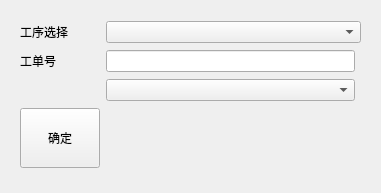
<?xml version="1.0" encoding="UTF-8"?>
<ui version="4.0">
 <class>LoginWindow</class>
 <widget class="QWidget" name="LoginWindow">
  <property name="geometry">
   <rect>
    <x>0</x>
    <y>0</y>
    <width>381</width>
    <height>193</height>
   </rect>
  </property>
  <property name="windowTitle">
   <string>Form</string>
  </property>
  <layout class="QVBoxLayout" name="verticalLayout">
   <item>
    <widget class="QStackedWidget" name="stackedWidget">
     <property name="currentIndex">
      <number>0</number>
     </property>
     <widget class="QWidget" name="page">
      <layout class="QGridLayout" name="gridLayout_2">
       <item row="1" column="0">
        <widget class="QLabel" name="label">
         <property name="minimumSize">
          <size>
           <width>60</width>
           <height>0</height>
          </size>
         </property>
         <property name="maximumSize">
          <size>
           <width>60</width>
           <height>16777215</height>
          </size>
         </property>
         <property name="text">
          <string>工序选择</string>
         </property>
        </widget>
       </item>
       <item row="4" column="0">
        <widget class="QPushButton" name="btnSelect">
         <property name="minimumSize">
          <size>
           <width>80</width>
           <height>0</height>
          </size>
         </property>
         <property name="maximumSize">
          <size>
           <width>80</width>
           <height>60</height>
          </size>
         </property>
         <property name="text">
          <string>确定</string>
         </property>
        </widget>
       </item>
       <item row="2" column="1">
        <widget class="QLineEdit" name="lineEditOrderId"/>
       </item>
       <item row="1" column="1" colspan="2">
        <widget class="QComboBox" name="comboProduce"/>
       </item>
       <item row="4" column="1">
        <spacer name="horizontalSpacer">
         <property name="orientation">
          <enum>Qt::Horizontal</enum>
         </property>
         <property name="sizeHint" stdset="0">
          <size>
           <width>40</width>
           <height>20</height>
          </size>
         </property>
        </spacer>
       </item>
       <item row="2" column="0">
        <widget class="QLabel" name="label_4">
         <property name="text">
          <string>工单号</string>
         </property>
        </widget>
       </item>
       <item row="3" column="1">
        <widget class="QComboBox" name="cbPro"/>
       </item>
      </layout>
     </widget>
     <widget class="QWidget" name="page_2">
      <layout class="QVBoxLayout" name="verticalLayout_2">
       <item>
        <layout class="QGridLayout" name="gridLayout">
         <item row="2" column="1">
          <widget class="QLabel" name="label_2">
           <property name="text">
            <string>密码：</string>
           </property>
          </widget>
         </item>
         <item row="2" column="2">
          <widget class="QLineEdit" name="editPasswd"/>
         </item>
         <item row="0" column="0">
          <spacer name="horizontalSpacer_3">
           <property name="orientation">
            <enum>Qt::Horizontal</enum>
           </property>
           <property name="sizeHint" stdset="0">
            <size>
             <width>40</width>
             <height>20</height>
            </size>
           </property>
          </spacer>
         </item>
         <item row="0" column="2">
          <widget class="QLineEdit" name="editUserName"/>
         </item>
         <item row="0" column="3">
          <spacer name="horizontalSpacer_2">
           <property name="orientation">
            <enum>Qt::Horizontal</enum>
           </property>
           <property name="sizeHint" stdset="0">
            <size>
             <width>40</width>
             <height>20</height>
            </size>
           </property>
          </spacer>
         </item>
         <item row="0" column="1">
          <widget class="QLabel" name="label_3">
           <property name="text">
            <string>用户名：</string>
           </property>
          </widget>
         </item>
         <item row="1" column="1">
          <spacer name="verticalSpacer">
           <property name="orientation">
            <enum>Qt::Vertical</enum>
           </property>
           <property name="sizeType">
            <enum>QSizePolicy::Fixed</enum>
           </property>
           <property name="sizeHint" stdset="0">
            <size>
             <width>20</width>
             <height>10</height>
            </size>
           </property>
          </spacer>
         </item>
        </layout>
       </item>
       <item>
        <layout class="QHBoxLayout" name="horizontalLayout">
         <item>
          <spacer name="horizontalSpacer_4">
           <property name="orientation">
            <enum>Qt::Horizontal</enum>
           </property>
           <property name="sizeHint" stdset="0">
            <size>
             <width>24</width>
             <height>17</height>
            </size>
           </property>
          </spacer>
         </item>
         <item>
          <widget class="QPushButton" name="btnLogin">
           <property name="minimumSize">
            <size>
             <width>80</width>
             <height>0</height>
            </size>
           </property>
           <property name="maximumSize">
            <size>
             <width>80</width>
             <height>30</height>
            </size>
           </property>
           <property name="text">
            <string>登录</string>
           </property>
           <property name="autoDefault">
            <bool>true</bool>
           </property>
           <property name="default">
            <bool>true</bool>
           </property>
          </widget>
         </item>
         <item>
          <spacer name="horizontalSpacer_5">
           <property name="orientation">
            <enum>Qt::Horizontal</enum>
           </property>
           <property name="sizeHint" stdset="0">
            <size>
             <width>24</width>
             <height>17</height>
            </size>
           </property>
          </spacer>
         </item>
        </layout>
       </item>
      </layout>
     </widget>
    </widget>
   </item>
  </layout>
 </widget>
 <tabstops>
  <tabstop>editUserName</tabstop>
  <tabstop>editPasswd</tabstop>
  <tabstop>btnLogin</tabstop>
  <tabstop>cbPro</tabstop>
  <tabstop>lineEditOrderId</tabstop>
  <tabstop>btnSelect</tabstop>
  <tabstop>comboProduce</tabstop>
 </tabstops>
 <resources/>
 <connections/>
</ui>
